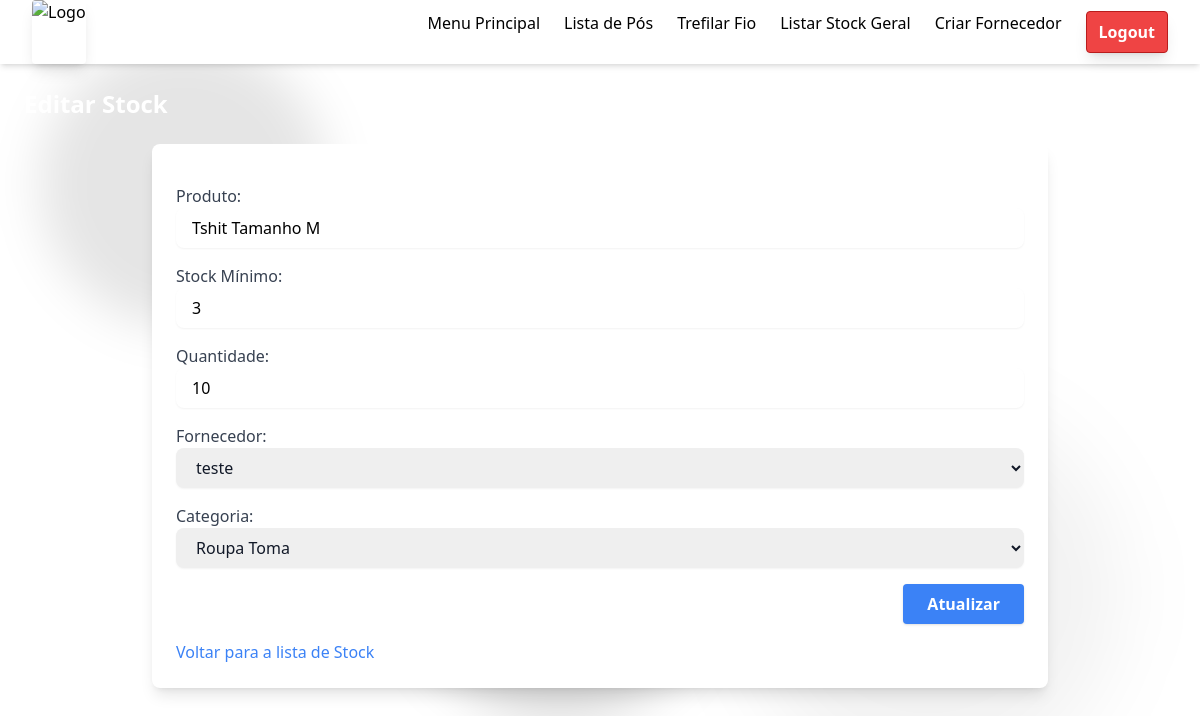
The app's page /editar_stock/1/ (signed in), older data.
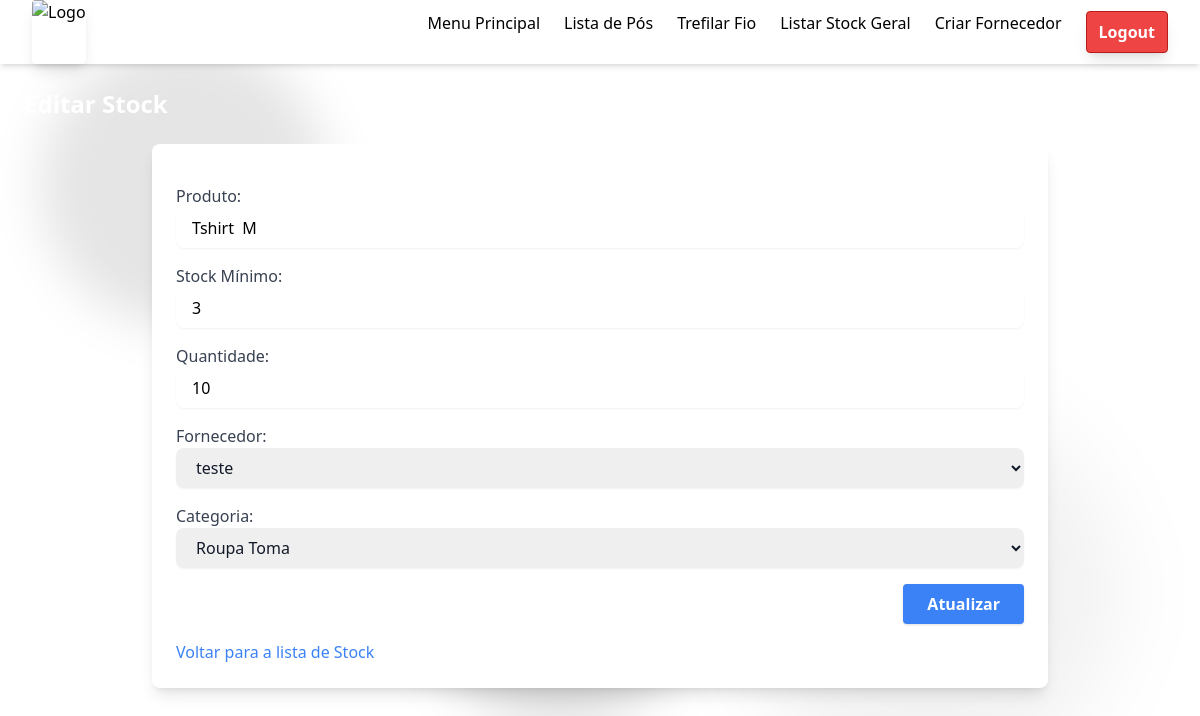
The same page, newer data.
### management/models.py (models this page shows, shortened)
class Stock(models.Model):
    product = models.CharField(max_length=40)
    quantity = models.IntegerField()
    min_stock = models.IntegerField()
    categoria = models.ForeignKey(CategoriaProduto, on_delete=models.CASCADE, null=True, blank=True)
    fornecedor = models.ForeignKey(Fornecedor, on_delete=models.CASCADE, null=True, blank=True)
    date_added = models.DateTimeField(auto_now_add=True)
    updated_at = models.DateTimeField(auto_now=True)
    user = models.ForeignKey(User, on_delete=models.CASCADE, null=True, blank=True)

class Fornecedor(models.Model):
    nome = models.CharField(max_length=40)
    ref_fornecedor = models.CharField(max_length=14, blank=True, null=True)
    email = models.EmailField(blank=True, null=True)
    telefone = models.CharField(max_length=15, blank=True, null=True)

class CategoriaProduto(models.Model):
    nome = models.CharField(max_length=100)
    descricao = models.TextField(blank=True, null=True)

### management/views.py (the view, shortened to what this page needs)
# urls.py: path("editar_stock/<int:stock_id>/", views.editar_stock, name="editar_stock"),
@login_required
def editar_stock(request, stock_id):
    stock = get_object_or_404(Stock, pk=stock_id)
    category = CategoriaProduto.objects.all()
    fornecedor = Fornecedor.objects.all()
    return render(request, 'management/editar_stock.html', {
        'stock': stock,
        'fornecedor': fornecedor,
        'category': category
    })

### management/templates/management/editar_stock.html (shortened to what this page needs)
{% extends 'management/base.html' %}
{% load static %}
{% block content %}
<h1 class="text-2xl font-bold text-white mb-6">Editar Stock</h1>
<div class="bg-white rounded-lg shadow-lg p-6 max-w-4xl mx-auto">
    <form method="POST" class="space-y-4">
        <div>
            <label for="product" class="block text-gray-700 font-medium">Produto:</label>
            <input type="text" id="product" name="product" value="{{ stock.product }}" required
                   class="w-full rounded-lg border-gray-300 focus:border-blue-500 focus:ring-blue-500 px-4 py-2 shadow-sm">
        </div>
        <div>
            <label for="min_stock" class="block text-gray-700 font-medium">Stock Mínimo:</label>
            <input type="number" id="min_stock" name="min_stock" value="{{ stock.min_stock }}" required
                   class="w-full rounded-lg border-gray-300 focus:border-blue-500 focus:ring-blue-500 px-4 py-2 shadow-sm">
        </div>
        <div>
            <label for="quantity" class="block text-gray-700 font-medium">Quantidade:</label>
            <input type="number" id="quantity" name="quantity" value="{{ stock.quantity }}" required
                   class="w-full rounded-lg border-gray-300 focus:border-blue-500 focus:ring-blue-500 px-4 py-2 shadow-sm">
        </div>
        <div>
            <label for="fornecedor" class="block text-gray-700 font-medium">Fornecedor:</label>
            <select id="fornecedor" name="fornecedor" required
                    class="w-full rounded-lg border-gray-300 focus:border-blue-500 focus:ring-blue-500 px-4 py-2 shadow-sm !text-gray-900">
                {% for f in fornecedor %}
                <option class="!text-gray-900"
                        value="{{ f.id }}"
                        {% if f.id == stock.fornecedor.id %}selected{% endif %}>
                    {{ f.nome|default:f.nome|default:f }}
                </option>
                {% endfor %}
            </select>
        </div>
        <div>
            <label for="category" class="block text-gray-700 font-medium">Categoria:</label>
            <select id="category" name="category" required
                    class="w-full rounded-lg border-gray-300 focus:border-blue-500 focus:ring-blue-500 px-4 py-2 shadow-sm !text-gray-900">
                {% for c in category %}
                <option class="!text-gray-900"
                        value="{{ c.id }}"
                        {% if c.id == stock.categoria.id %}selected{% endif %}>
                    {{ c.nome|default:c.nome|default:c }}
                </option>
                {% endfor %}
            </select>
        </div>
        <div class="flex justify-end">
            <button type="submit"
                    class="bg-blue-500 hover:bg-blue-600 text-white font-semibold px-6 py-2 rounded shadow">
                Atualizar
            </button>
        </div>
    </form>
    <div class="mt-4">
        <a href="{% url 'listar_stock' %}"
           class="text-blue-500 hover:text-blue-600 font-medium">
            Voltar para a lista de Stock
        </a>
    </div>
</div>
{% endblock %}

Row changes from the older to the newer data that the page shows:
changed Stock "teste": product "Tshit Tamanho M" → "Tshirt M"
